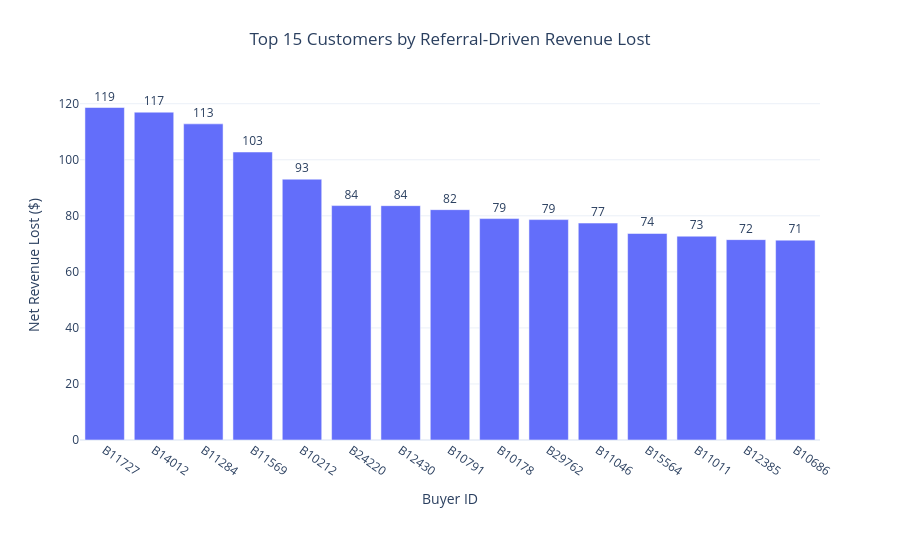

Notebook cell for this chart:
### Markdown cell above
* Referred customers contribute ~14% of total revenue (2.9M dollars) and profit (1.2M dollars), demonstrating strong ROI from the referral program despite discount costs.

### Code cell
# customer-level top contributors (who drives referral loss)

top_customers = (
    order_df.loc[order_df["is_referred_order"].astype(bool)]
            .groupby("buyer_id", as_index=False, observed=False)
            .agg(
                referred_orders=("order_id", "nunique"),
                net_revenue_lost=("net_revenue_lost_ref", "sum"),
                avg_loss_per_referred_order=("net_revenue_lost_ref", "mean"),
            )
            .sort_values("net_revenue_lost", ascending=False)
            .head(15)
)

top_customers["lost_label"] = top_customers["net_revenue_lost"].map(lambda v: f"{v:,.0f}")

fig2 = px.bar(
    top_customers,
    x="buyer_id",
    y="net_revenue_lost",
    text="lost_label",
    title="Top 15 Customers by Referral-Driven Revenue Lost",
    labels={"buyer_id": "Buyer ID", "net_revenue_lost": "Net Revenue Lost ($)"},
    hover_data={"referred_orders": True, "avg_loss_per_referred_order": ":.2f"},
)
fig2.update_traces(textposition="outside", cliponaxis=False)
fig2.update_layout(title={"x": 0.5, "xanchor": "center"}, height=620, autosize=True , margin=dict(t=90, b=120))
fig2.update_xaxes(tickangle=35)
fig2.show()

### Figure 1 — Plotly figure (JSON) as saved in the notebook; plotly's stock layout.template omitted (floating-point values rounded to 4 significant figures)
{"data": [{"alignmentgroup": "True", "cliponaxis": false, "customdata": [[1, 118.7], [1, 117.0], [1, 112.8], [1, 102.8], [1, 93.07], [1, 83.65], [1, 83.62], [1, 82.2], [1, 79.01], [1, 78.65], [1, 77.41], [1, 73.7], [1, 72.73], [1, 71.5], [1, 71.32]], "hovertemplate": "Buyer ID=%{x}<br>Net Revenue Lost ($)=%{y}<br>lost_label=%{text}<br>referred_orders=%{customdata[0]}<br>avg_loss_per_referred_order=%{customdata[1]:.2f}<extra></extra>", "legendgroup": "", "marker": {"color": "#636efa", "pattern": {"shape": ""}}, "name": "", "offsetgroup": "", "orientation": "v", "showlegend": false, "text": ["119", "117", "113", "103", "93", "84", "84", "82", "79", "79", "77", "74", "73", "72", "71"], "textposition": "outside", "type": "bar", "x": ["B11727", "B14012", "B11284", "B11569", "B10212", "B24220", "B12430", "B10791", "B10178", "B29762", "B11046", "B15564", "B11011", "B12385", "B10686"], "xaxis": "x", "y": [118.7, 117.0, 112.8, 102.8, 93.07, 83.65, 83.62, 82.2, 79.01, 78.65, 77.41, 73.7, 72.73, 71.5, 71.32], "yaxis": "y"}], "layout": {"autosize": true, "barmode": "relative", "legend": {"tracegroupgap": 0}, "margin": {"b": 120, "t": 90}, "title": {"text": "Top 15 Customers by Referral-Driven Revenue Lost", "x": 0.5, "xanchor": "center"}, "xaxis": {"anchor": "y", "autorange": true, "domain": [0, 1], "range": [-0.5, 14.5], "tickangle": 35, "title": {"text": "Buyer ID"}, "type": "category"}, "yaxis": {"anchor": "x", "autorange": true, "domain": [0, 1], "range": [0, 124.9], "title": {"text": "Net Revenue Lost ($)"}, "type": "linear"}}}
